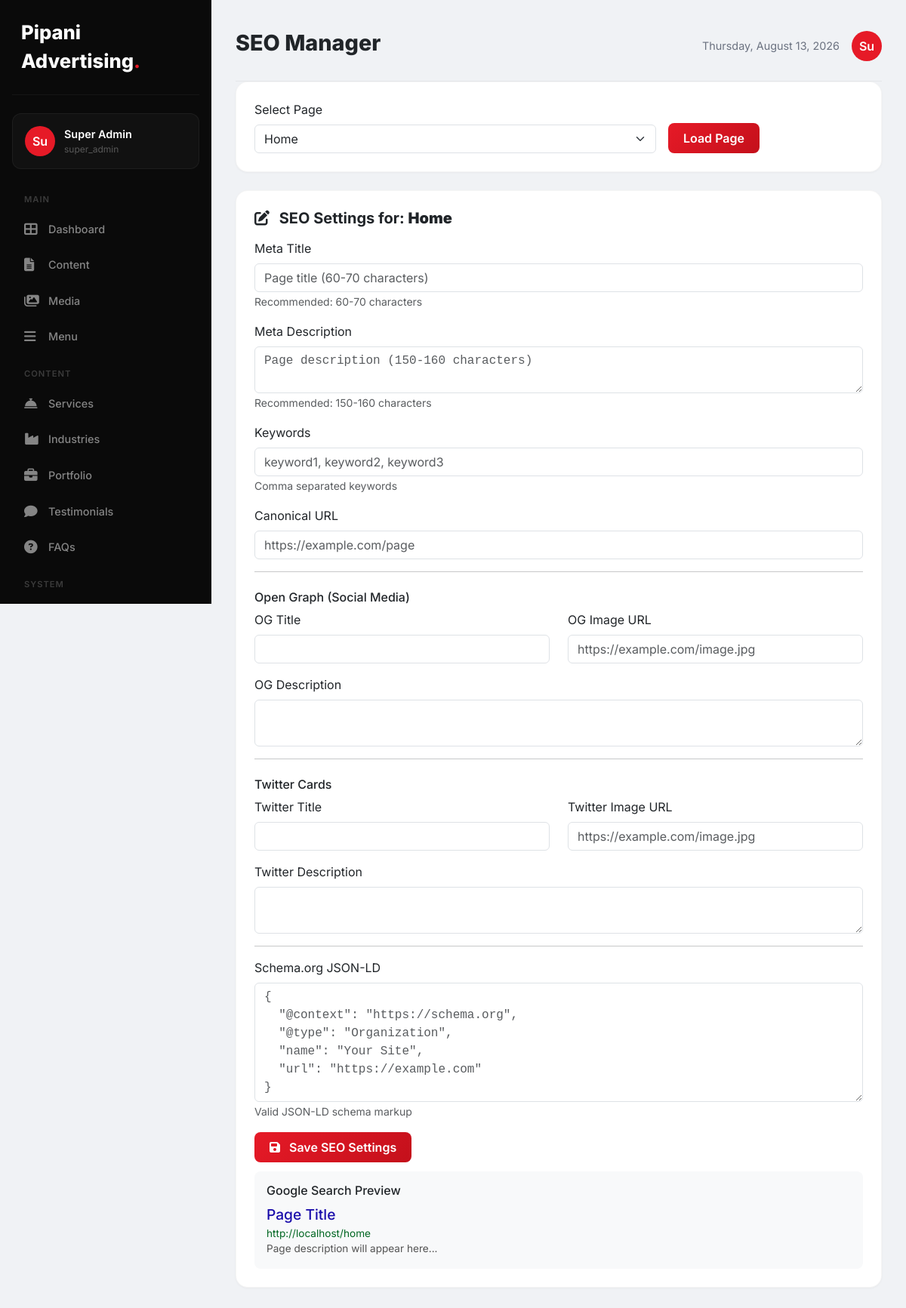
The page /admin/pages/seo.php (signed in) on the database its author committed.
### tables this page shows
CREATE TABLE `settings` (
  `id` int NOT NULL AUTO_INCREMENT,
  `setting_key` varchar(100) NOT NULL,
  `setting_value` text,
  `group` varchar(50) DEFAULT 'general',
  PRIMARY KEY (`id`),
  UNIQUE KEY `setting_key` (`setting_key`)
);

CREATE TABLE `users` (
  `id` int NOT NULL AUTO_INCREMENT,
  `username` varchar(50) NOT NULL,
  `email` varchar(100) NOT NULL,
  `password` varchar(255) NOT NULL,
  `full_name` varchar(100) NOT NULL,
  `role` enum('super_admin','admin','editor') DEFAULT 'editor',
  `avatar` varchar(255) DEFAULT NULL,
  `last_login` datetime DEFAULT NULL,
  `status` tinyint(1) DEFAULT '1',
  `remember_token` varchar(255) DEFAULT NULL,
  `created_at` datetime DEFAULT CURRENT_TIMESTAMP,
  `updated_at` datetime DEFAULT NULL,
  PRIMARY KEY (`id`),
  UNIQUE KEY `username` (`username`),
  UNIQUE KEY `email` (`email`)
);

### includes/database.php (called while the page is built, shortened)
<?php
class Database {
    private static $instance = null;
    private $pdo;
    private function __construct() {
        try {
            $dsn = "mysql:host=" . DB_HOST . ";port=" . DB_PORT . ";dbname=" . DB_NAME . ";charset=utf8mb4";
            $this->pdo = new PDO($dsn, DB_USER, DB_PASS);
            $this->pdo->setAttribute(PDO::ATTR_ERRMODE, PDO::ERRMODE_EXCEPTION);
            $this->pdo->setAttribute(PDO::ATTR_DEFAULT_FETCH_MODE, PDO::FETCH_ASSOC);
            $this->pdo->setAttribute(PDO::ATTR_EMULATE_PREPARES, false);
        } catch (PDOException $e) {
            if (session_status() === PHP_SESSION_NONE) {
                session_start();
            }
            $_SESSION['db_error'] = $e->getMessage();
            $installPath = '/install/index.php';
            if (strpos($_SERVER['PHP_SELF'], '/admin/') !== false || strpos($_SERVER['PHP_SELF'], '/install/') !== false) {
                $installPath = '../install/index.php';
            }
            if (strpos($_SERVER['PHP_SELF'], '/install/') === false) {
                header("Location: " . $installPath);
                exit;
            } else {
                die('Database connection failed: ' . $e->getMessage());
            }
        }
    }
    public static function getInstance() {
        if (self::$instance === null) {
            self::$instance = new self();
        }
        return self::$instance;
    }
    public function getConnection() {
        return $this->pdo;
    }
}
function db() {
    return Database::getInstance()->getConnection();
}

### includes/functions.php (called while the page is built, shortened)
<?php
require_once __DIR__ . '/database.php';
function getSetting($key, $default = null)
{
    try {
        $stmt = db()->prepare("SELECT setting_value FROM settings WHERE setting_key = ?");
        $stmt->execute([$key]);
        $result = $stmt->fetch();
        return $result ? $result['setting_value'] : $default;
    } catch (PDOException $e) {
        return $default;
    }
}
function getSeo($page = 'home')
{
    try {
        $stmt = db()->prepare("SELECT * FROM seo_settings WHERE page = ?");
        $stmt->execute([$page]);
        return $stmt->fetch();
    } catch (PDOException $e) {
        return null;
    }
}
function siteName()
{
    return getSetting('site_name', 'Pipani Advertising');
}

### includes/auth.php (called while the page is built, shortened)
<?php
require_once __DIR__ . '/database.php';
require_once __DIR__ . '/functions.php';
class Auth {
    public static function getCurrentUser() {
        try {
            $db = db();
            $stmt = $db->prepare("SELECT * FROM users WHERE id = ?");
            $stmt->execute([$_SESSION['user_id']]);
            return $stmt->fetch();
        } catch (PDOException $e) {
            return null;
        }
    }
}

### admin/pages/seo.php (the view, shortened to what this page needs)
<?php
require_once __DIR__ . '/../../includes/functions.php';
require_once __DIR__ . '/../../includes/auth.php';
$page = isset($_GET['page']) ? sanitizeInput($_GET['page']) : 'home';
$seoData = getSeo($page);
$pages = ['home', 'about', 'services', 'portfolio', 'contact'];
?>
<!DOCTYPE html>
<html lang="en">
<head>
    <link href="https://cdn.jsdelivr.net/npm/bootstrap@5.3.0/dist/css/bootstrap.min.css" rel="stylesheet">
    <link rel="stylesheet" href="https://cdnjs.cloudflare.com/ajax/libs/font-awesome/6.4.0/css/all.min.css">
</head>
<body>
<div class="sidebar" id="sidebar">
    <div class="logo"><?= siteName() ?><span>.</span></div>
    <?php $user = Auth::getCurrentUser(); ?>
    <div class="user-card">
        <div class="avatar"><?= substr($user['full_name'] ?? $user['username'], 0, 2) ?></div>
        <div>
            <div class="name"><?= htmlspecialchars($user['full_name'] ?? $user['username']) ?></div>
            <div class="role"><?= $user['role'] ?></div>
        </div>
    </div>
    <div class="nav-section">Main</div>
    <a href="../dashboard.php" class="nav-item"><i class="fas fa-th-large"></i> Dashboard</a>
    <a href="content.php" class="nav-item"><i class="fas fa-file-alt"></i> Content</a>
    <a href="media.php" class="nav-item"><i class="fas fa-images"></i> Media</a>
    <a href="menu.php" class="nav-item"><i class="fas fa-bars"></i> Menu</a>
    <div class="nav-section">Content</div>
    <a href="services.php" class="nav-item"><i class="fas fa-concierge-bell"></i> Services</a>
    <a href="industries.php" class="nav-item"><i class="fas fa-industry"></i> Industries</a>
    <a href="portfolio.php" class="nav-item"><i class="fas fa-briefcase"></i> Portfolio</a>
    <a href="testimonials.php" class="nav-item"><i class="fas fa-comment"></i> Testimonials</a>
    <a href="faqs.php" class="nav-item"><i class="fas fa-question-circle"></i> FAQs</a>
    <div class="nav-section">System</div>
    <a href="contacts.php" class="nav-item"><i class="fas fa-envelope"></i> Contacts</a>
</div>
<div class="main-content">
    <div class="header">
        <div class="d-flex align-items-center gap-3">
            <h1>SEO Manager</h1>
        </div>
        <div class="user-info">
            <span style="font-size:0.9rem;color:#6b7280;"><?= date('l, F j, Y') ?></span>
            <div class="avatar"><?= substr($user['full_name'] ?? $user['username'], 0, 2) ?></div>
        </div>
    </div>
    <div class="content-card">
        <form method="GET" class="row g-3">
            <div class="col-md-8">
                <label class="form-label">Select Page</label>
                <select name="page" class="form-select" onchange="this.form.submit()">
                    <?php foreach ($pages as $p): ?>
                        <option value="<?= $p ?>" <?= $page == $p ? 'selected' : '' ?>>
                            <?= ucfirst($p) ?>
                        </option>
                    <?php endforeach; ?>
                </select>
            </div>
            <div class="col-md-4 d-flex align-items-end">
                <button type="submit" class="btn btn-primary-custom">Load Page</button>
            </div>
        </form>
    </div>
    <div class="content-card">
        <h5><i class="fas fa-edit me-2"></i> SEO Settings for: <strong><?= ucfirst($page) ?></strong></h5>
        <form method="POST">
            <div class="mb-3">
                <label class="form-label">Meta Title</label>
                <input type="text" name="title" class="form-control" value="<?= $seoData ? htmlspecialchars($seoData['title']) : '' ?>" placeholder="Page title (60-70 characters)">
                <small class="text-muted">Recommended: 60-70 characters</small>
            </div>
            <div class="mb-3">
                <label class="form-label">Meta Description</label>
                <textarea name="description" class="form-control" rows="2" placeholder="Page description (150-160 characters)"><?= $seoData ? htmlspecialchars($seoData['description']) : '' ?></textarea>
                <small class="text-muted">Recommended: 150-160 characters</small>
            </div>
            <div class="mb-3">
                <label class="form-label">Keywords</label>
                <input type="text" name="keywords" class="form-control" value="<?= $seoData ? htmlspecialchars($seoData['keywords']) : '' ?>" placeholder="keyword1, keyword2, keyword3">
                <small class="text-muted">Comma separated keywords</small>
            </div>
            <div class="mb-3">
                <label class="form-label">Canonical URL</label>
                <input type="text" name="canonical" class="form-control" value="<?= $seoData ? htmlspecialchars($seoData['canonical']) : '' ?>" placeholder="https://example.com/page">
            </div>
            <hr>
            <h6 class="mt-4">Open Graph (Social Media)</h6>
            <div class="row">
                <div class="col-md-6 mb-3">
                    <label class="form-label">OG Title</label>
                    <input type="text" name="og_title" class="form-control" value="<?= $seoData ? htmlspecialchars($seoData['og_title']) : '' ?>">
                </div>
                <div class="col-md-6 mb-3">
                    <label class="form-label">OG Image URL</label>
                    <input type="text" name="og_image" class="form-control" value="<?= $seoData ? htmlspecialchars($seoData['og_image']) : '' ?>" placeholder="https://example.com/image.jpg">
                </div>
            </div>
            <div class="mb-3">
                <label class="form-label">OG Description</label>
                <textarea name="og_description" class="form-control" rows="2"><?= $seoData ? htmlspecialchars($seoData['og_description']) : '' ?></textarea>
            </div>
            <hr>
            <h6 class="mt-4">Twitter Cards</h6>
            <div class="row">
                <div class="col-md-6 mb-3">
                    <label class="form-label">Twitter Title</label>
                    <input type="text" name="twitter_title" class="form-control" value="<?= $seoData ? htmlspecialchars($seoData['twitter_title']) : '' ?>">
                </div>
                <div class="col-md-6 mb-3">
                    <label class="form-label">Twitter Image URL</label>
                    <input type="text" name="twitter_image" class="form-control" value="<?= $seoData ? htmlspecialchars($seoData['twitter_image']) : '' ?>" placeholder="https://example.com/image.jpg">
                </div>
            </div>
            <div class="mb-3">
                <label class="form-label">Twitter Description</label>
                <textarea name="twitter_description" class="form-control" rows="2"><?= $seoData ? htmlspecialchars($seoData['twitter_description']) : '' ?></textarea>
            </div>
            <hr>
            <div class="mb-3">
                <label class="form-label">Schema.org JSON-LD</label>
                <textarea name="schema_json" class="form-control" rows="6" placeholder='{
  "@context": "https://schema.org",
  "@type": "Organization",
  "name": "Your Site",
  "url": "https://example.com"
}'><?= $seoData ? htmlspecialchars($seoData['schema_json']) : '' ?></textarea>
                <small class="text-muted">Valid JSON-LD schema markup</small>
            </div>
            <button type="submit" class="btn btn-primary-custom">
                <i class="fas fa-save me-2"></i> Save SEO Settings
            </button>
        </form>
        <div class="seo-preview">
            <h6>Google Search Preview</h6>
            <?php
            $title = $seoData ? $seoData['title'] : '';
            $desc = $seoData ? $seoData['description'] : '';
            $url = $seoData ? $seoData['canonical'] : SITE_URL . $page;
            ?>
            <div class="title"><?= $title ?: 'Page Title' ?></div>
            <div class="url"><?= $url ?: 'https://example.com/page' ?></div>
            <div class="desc"><?= $desc ?: 'Page description will appear here...' ?></div>
        </div>
    </div>
</div>
</body>
</html>

### admin/pages/seo.php (style rules this page uses)
:root { --primary: #E61A27; --sidebar-width: 280px; }
* { margin: 0; padding: 0; box-sizing: border-box; }
body { font-family: 'Inter', sans-serif; background: #f0f2f5; overflow-x: hidden; }
.sidebar { position: fixed; top: 0; left: 0; width: var(--sidebar-width); height: 100vh; background: #0a0a0a; color: #fff; padding: 24px 16px; overflow-y: auto; transition: all 0.3s; z-index: 1000; }
.sidebar .logo { font-size: 1.6rem; font-weight: 800; padding: 0 12px 24px; border-bottom: 1px solid rgba(255,255,255,0.05); margin-bottom: 24px; }
.sidebar .logo span { color: var(--primary); }
.sidebar .nav-item { display: flex; align-items: center; gap: 12px; padding: 12px 16px; border-radius: 12px; color: rgba(255,255,255,0.5); text-decoration: none; transition: all 0.3s; margin-bottom: 2px; font-weight: 500; font-size: 0.9rem; }
.sidebar .nav-item i { width: 20px; font-size: 1.1rem; }
.sidebar .nav-section { color: rgba(255,255,255,0.2); font-size: 0.7rem; text-transform: uppercase; letter-spacing: 1px; padding: 16px 16px 8px; font-weight: 600; }
.sidebar .user-card { padding: 16px; border-radius: 12px; background: rgba(255,255,255,0.03); margin-bottom: 16px; border: 1px solid rgba(255,255,255,0.05); display: flex; align-items: center; gap: 12px; }
.sidebar .user-card .avatar { width: 40px; height: 40px; border-radius: 50%; background: var(--primary); color: #fff; display: flex; align-items: center; justify-content: center; font-weight: 600; }
.sidebar .user-card .name { font-weight: 600; font-size: 0.9rem; }
.sidebar .user-card .role { font-size: 0.75rem; color: rgba(255,255,255,0.3); }
.main-content { margin-left: var(--sidebar-width); padding: 24px 32px; min-height: 100vh; }
.header { display: flex; justify-content: space-between; align-items: center; padding: 16px 0 24px; border-bottom: 1px solid rgba(0,0,0,0.05); }
.header h1 { font-size: 1.8rem; font-weight: 800; }
.header .user-info { display: flex; align-items: center; gap: 16px; }
.header .user-info .avatar { width: 40px; height: 40px; border-radius: 50%; background: var(--primary); color: #fff; display: flex; align-items: center; justify-content: center; font-weight: 600; }
.content-card { background: #fff; border-radius: 16px; padding: 24px; border: 1px solid rgba(0,0,0,0.04); box-shadow: 0 1px 3px rgba(0,0,0,0.04); margin-bottom: 24px; }
.content-card h5 { font-weight: 700; margin-bottom: 16px; }
.btn-primary-custom { background: linear-gradient(135deg, #E61A27, #C4101B); border: none; color: #fff; padding: 8px 20px; border-radius: 8px; font-weight: 600; transition: all 0.3s; }
.seo-preview { background: #f8f9fa; border-radius: 8px; padding: 16px; margin-top: 12px; }
.seo-preview .title { color: #1a0dab; font-size: 1.2rem; font-weight: 500; }
.seo-preview .url { color: #006621; font-size: 0.85rem; }
.seo-preview .desc { color: #545454; font-size: 0.85rem; }
textarea.form-control { font-family: 'Courier New', monospace; }

### rows shown on the page
settings: setting_value "Pipani Advertising"
users: full_name "Su", full_name "Super Admin", role "super_admin"

### other values the page prints
$page "Home"
$title ?: 'Page Title' "Page Title"
$url ?: 'https://example.com/page' "http://localhost/home"
$desc ?: 'Page description will appear here...' "Page description will appear here..."
form field page "Home"
